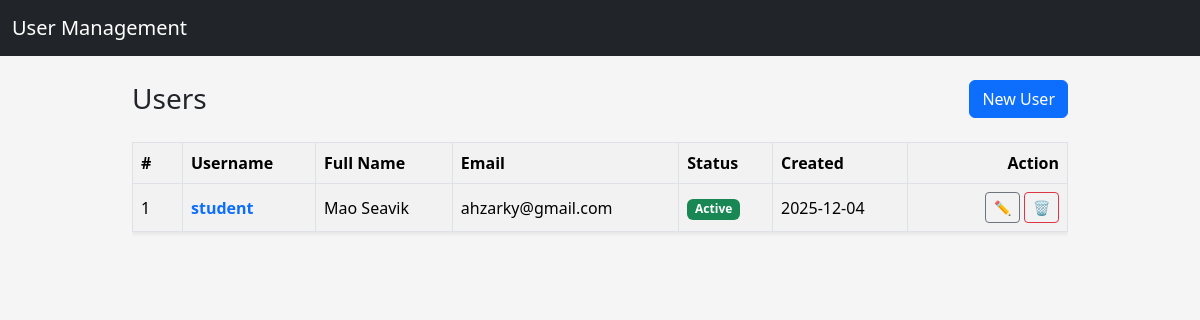
/users/, run on the app's committed database.
### app/models/user.py (models this page shows, shortened)
class User(db.Model):
    __tablename__ = "users"
    id = db.Column(db.Integer, primary_key=True)
    username = db.Column(db.String(80), unique=True, nullable=False)
    email = db.Column(db.String(120), unique=True, nullable=False)
    full_name = db.Column(db.String(120), nullable=False)
    is_active = db.Column(db.Boolean, default=True, nullable=False)
    passwork_hash = db.Column(db.String(255), nullable=False)
    created_at = db.Column(db.DateTime, default=datetime.utcnow, nullable=False)
    updated_at = db.Column(
        db.DateTime, default=datetime.utcnow, onupdate=datetime.utcnow, nullable=False
    )

### app/routes/user_routes.py (the view)
@user_bp.route("/")
def index():
    users = UserService.get_all()
    return render_template("users/index.html", users=users)

### app/services/user_service.py (called while the page is built)
    @staticmethod
    def get_all() -> List[User]:
        return User.query.order_by(User.id.desc()).all()

### app/templates/users/index.html (shortened to what this page needs)
{% extends "layouts/base.html" %}
{% block content %}
<div class="d-flex justify-content-between align-items-center mb-4">
    <h1 class="h3 mb-0">Users</h1>
    <a href="{{ url_for('users.create')}}" class="btn btn-primary">New User</a>
</div>
{% if users %}
    <div class="table-responsive">
        <table class="table table-striped table-bordered align-middle shadow-sm">
            <thread class="table-light">
                <tr>
                    <th style="width: 50px">#</th>
                    <th>Username</th>
                    <th>Full Name</th>
                    <th>Email</th>
                    <th>Status</th>
                    <th>Created</th>
                    <th class="text-end" style="width: 160px;">Action</th>
                </tr>
            </thread>
            <tbody>
                {% for user in users %}
                <tr>
                    <td>{{ loop.index }}</td>
                    <td>
                        <a
                            href = "{{ url_for('users.detail', user_id=user.id)}}"
                            class= "text-decoration-none fw-semibold"
                        >
                            {{ user.username }}
                        </a>
                    </td>
                    <td>{{ user.full_name }}</td>
                    <td>{{ user.email }}</td>
                    <td>
                        {% if user.is_active %}
                            <span class="badge bg-success">Active</span>
                        {% else %}
                            <span class="badge bg-secondary">Inactive</span>
                        {% endif %}
                    </td>
                    <td>{{ user.created_at.strftime('%Y-%m-%d') }}</td>
                    <td class="text-end">
                        <a
                            href="{{ url_for('users.edit', user_id=user.id) }}"
                            class="btn btn-sm btn-outline-secondary"
                            title="Edit"
                        >
                            ✏️
                        </a>
                        <a
                            href="{{ url_for('users.delete_confirm', user_id = user.id) }}"
                            class="btn btn-sm btn-outline-danger"
                            title="Delete"
                        >
                            🗑
                        </a>
                    </td>
                    </tr>
                {% endfor %}
            </tbody>
        </table>
    </div>
{% else %}
    <div class="alert alert-info">
        No users found.
        <a href={{ url_for('users.create')}}>Create the first user</a>.
    </div>
{% endif %}
{% endblock %}

### app/static/css/style.css (style rules this page uses)
body { background-color: #f5f5f5; }
.table td, .table th { vertical-align: middle; }

### data on the page
User: username "student", full_name "Mao Seavik", email "ahzarky@gmail.com", is_active "Active", created_at "2025-12-04"
